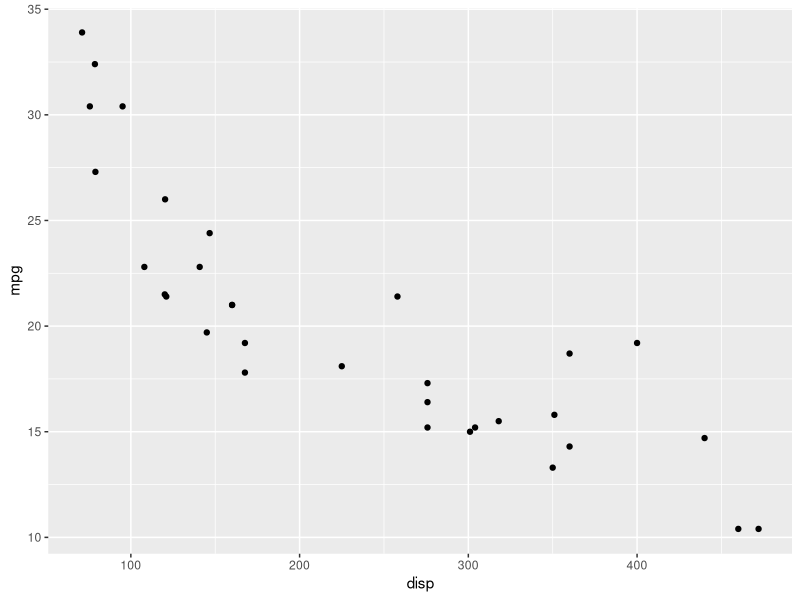
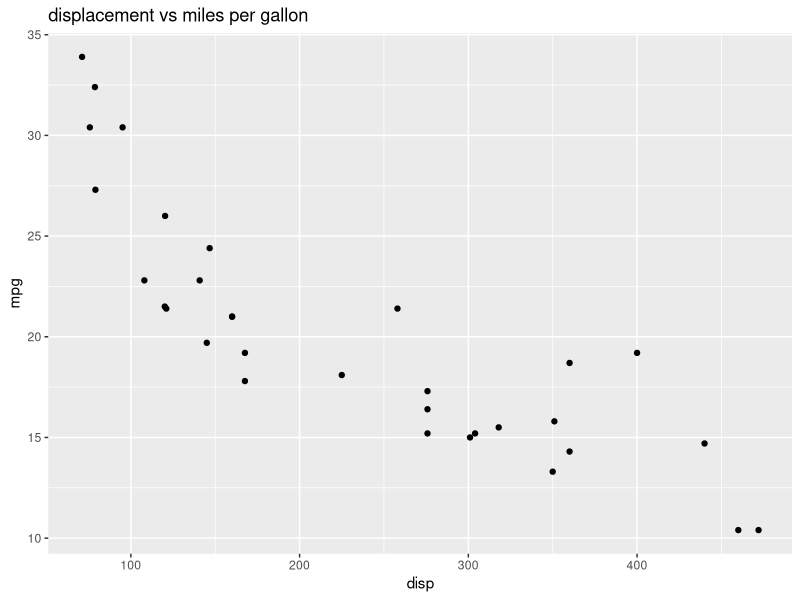
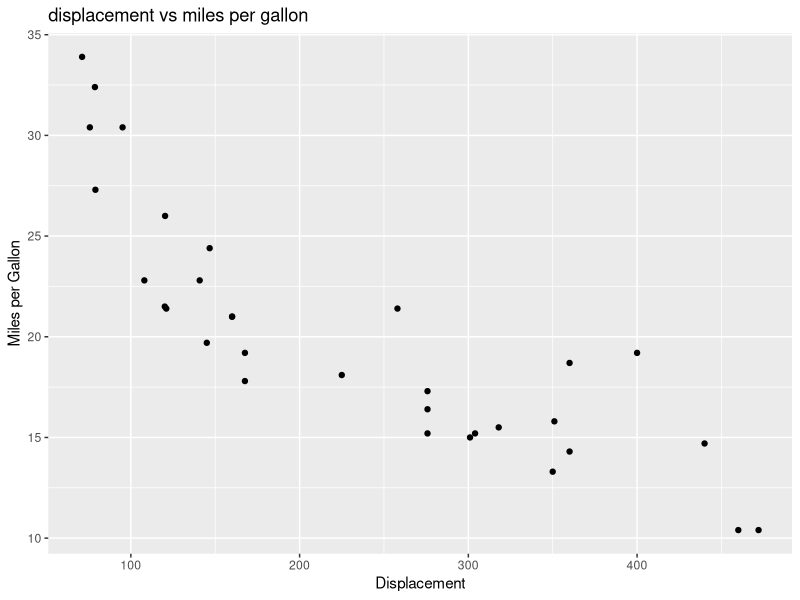
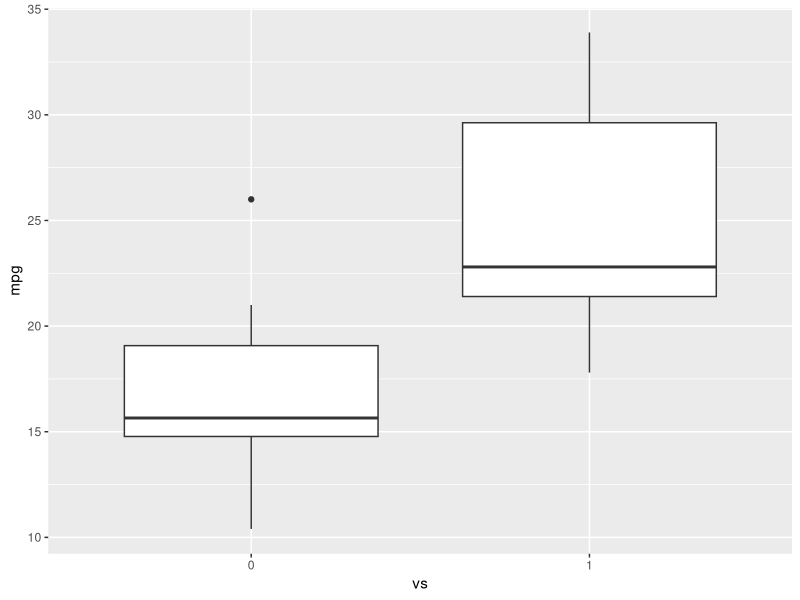
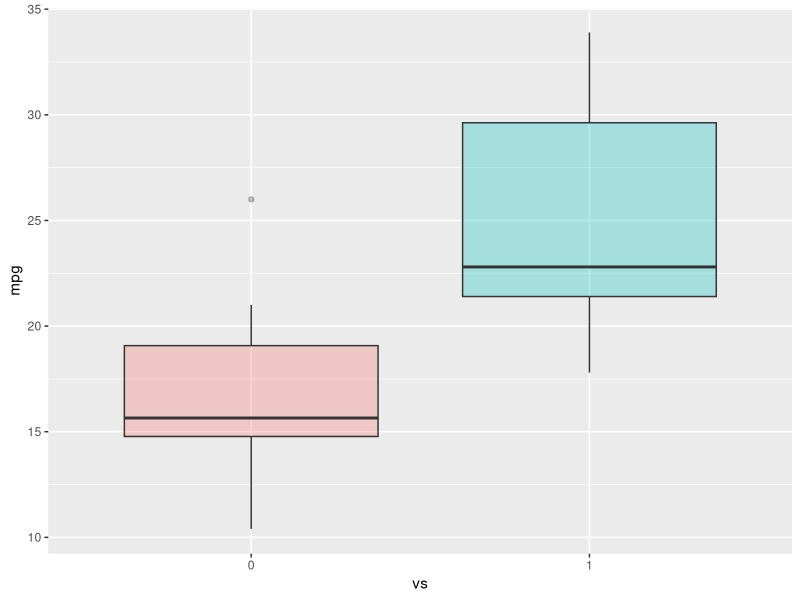
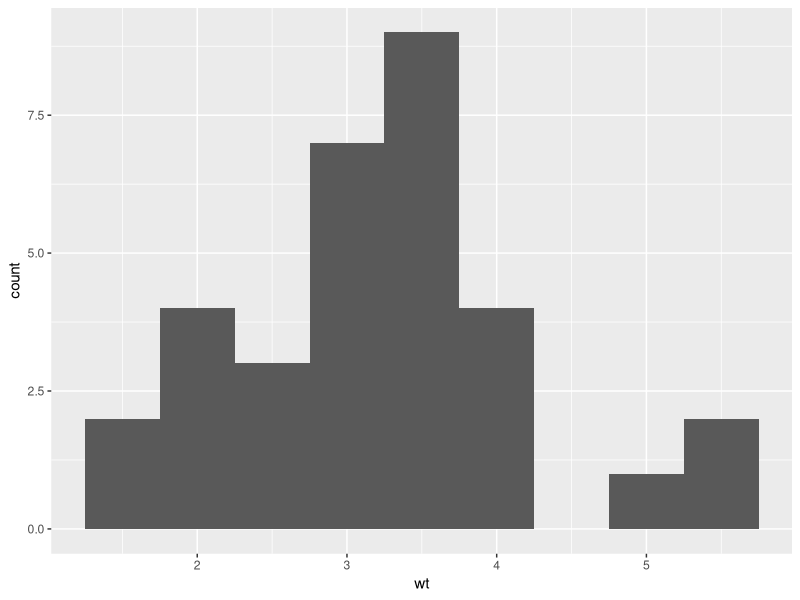
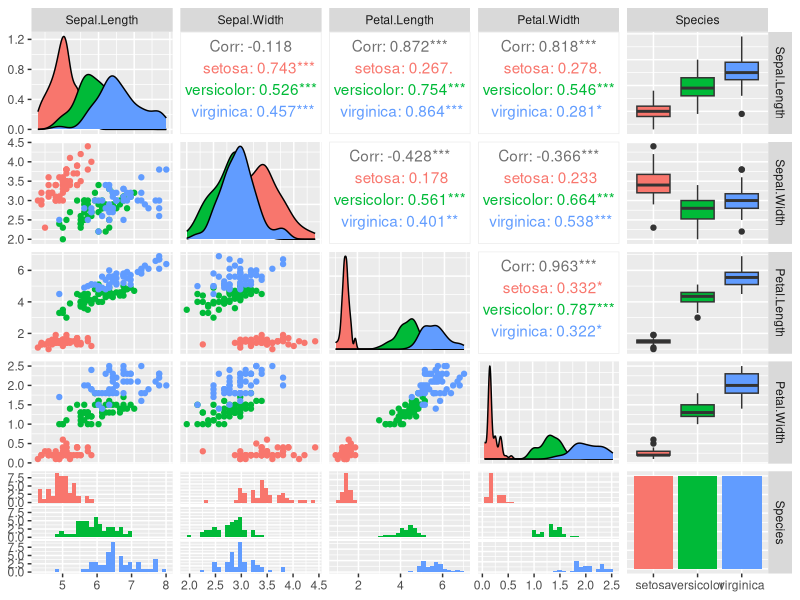

The R script that drew these images, in order:
library(datasets)
data(iris)
View(iris)
unique(iris$Species)

#load ggplot package
library(ggplot2)
# create a scatterplot of displacement (disp) and miles per gallon (mpg)
ggplot(aes(x=disp,y=mpg,),data=mtcars)+geom_point()
ggplot(aes(x=disp,y=mpg,),data=mtcars)+geom_point()+ggtitle("displacement vs miles per gallon")

ggplot(aes(x=disp,y=mpg,),data=mtcars)+geom_point()+ggtitle("displacement vs miles per gallon") + labs(x = "Displacement", y = "Miles per Gallon")
data(mtcars)
View(mtcars)
#make vs a factor
mtcars$vs <- as.factor(mtcars$vs)
# create boxplot of the distribution for v-shaped and straight Engine
ggplot(aes(x=vs, y=mpg), data = mtcars) + geom_boxplot()

ggplot(aes(x=vs, y=mpg, fill = vs), data = mtcars) + 
  geom_boxplot(alpha=0.3) +
  theme(legend.position="none")

ggplot(aes(x=wt),data=mtcars) + geom_histogram(binwidth=0.5)

library(GGally)
ggpairs(iris, mapping=ggplot2::aes(colour = Species))
